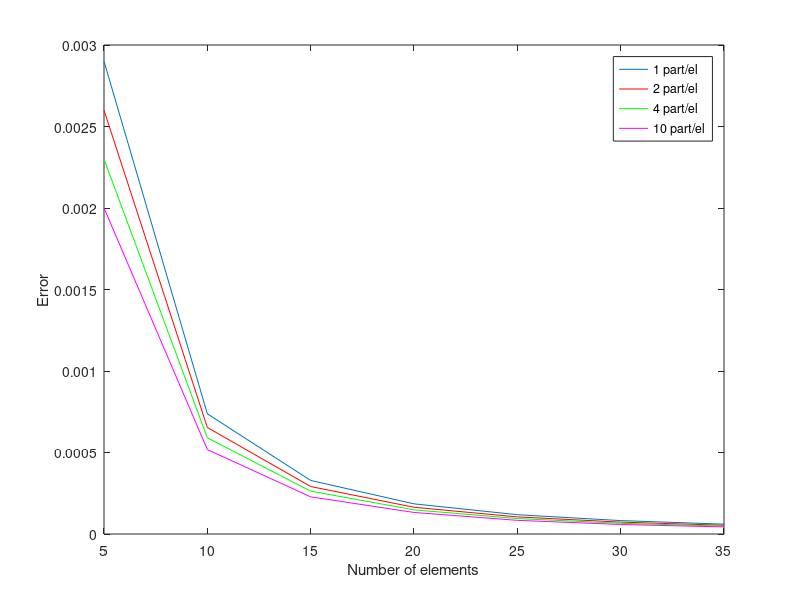

Reproduce this figure in MATLAB.
% Number of elements
el = [5 10 15 20 25 30 35 ];

% 1 particle per elements Error at time t = 0.5, delta t = 0.001. Length of simulation 5 sec.
er = [0.0029 7.3745e-04 3.2869e-04 1.8504e-04 1.1845e-04 8.2247e-05    6.0410e-05];

% 2 particles per element Error at time t = 0.5, delta t = 0.001. Length of simulation 5 sec.  
er2 = [0.0026    6.5349e-04 2.9127e-04  1.6398e-04 1.0497e-04 7.2887e-05 5.3536e-05]

% 4 particles per element Error at time t = 0.5, delta t = 0.001. Length ofsimulation 5 sec
er4 = [0.0023 5.8996e-04 2.6295e-04  1.4803e-04 9.4760e-05 6.5802e-05 4.8334e-05]

% 10 particles per element Error at time t = 0.5, delta t = 0.001. Length ofsimulation 5 sec
er10 = [0.0020 5.1800e-04 2.2804e-04 1.3226e-04  8.3796e-05 5.8465e-05 4.3509e-05  ]

%figure(1)
%plot(log2(el),log2(er))
%xlabel('Log(Number of elements)')
%ylabel('Log(Error)')
 
figure(2)
plot(el,er)

hold on
plot(el,er2,'r')
plot(el,er4,'g')
plot(el,er10,'m')
xlabel('Number of elements')
ylabel('Error')
legend('1 part/el','2 part/el','4 part/el','10 part/el')